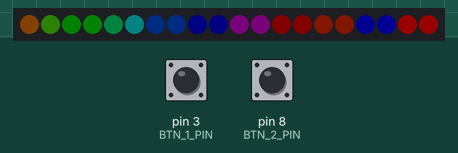
This sketch was run on a simulated Arduino Uno, built with avr-gcc and run on an emulated ATmega328P. On the bench: 20 RGB LEDs in strip order, left to right. The inputs (shaded band) are chosen by the test bench; at power-on: pin 3 (BTN_1_PIN) HIGH, pin 8 (BTN_2_PIN) HIGH. Dim RGB values are drawn brighter than linear.

Above: at 1.2 s.
1.3 s: pin 3 (BTN_1_PIN) pulled LOW for 0.15 s
At 1.69 s:
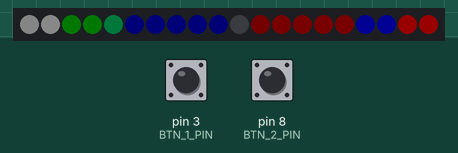
2.0 s: pin 8 (BTN_2_PIN) pulled LOW for 0.15 s
At 2.66 s:
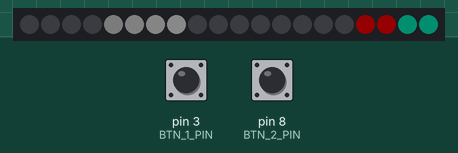
2.7 s: pin 3 (BTN_1_PIN) pulled LOW for 1 s
At 3.42 s:
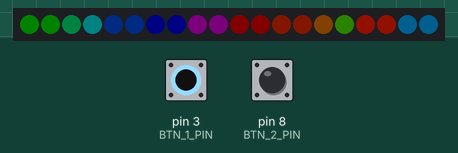
4.3 s: pin 3 (BTN_1_PIN) pulled LOW for 0.15 s
At 4.86 s:
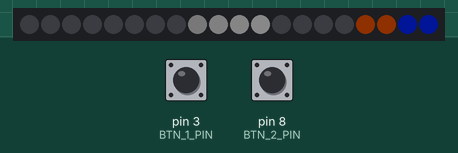
5.0 s: pin 3 (BTN_1_PIN) pulled LOW for 3.2 s
At 8.13 s:
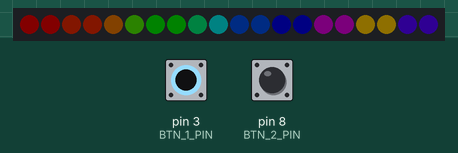
8.8 s: pin 3 (BTN_1_PIN) pulled LOW for 0.15 s
At 9.69 s:
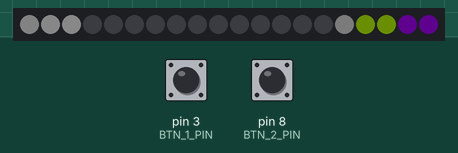

The sketch:

tml_pendant.ino
```cpp
/*

 MegaTinyCore => ATtiny1616 @ 16MHz (internal)

*/

#include <FastLED.h> // tested v3.10.1
#include <Bounce2.h> // tested v2.6

#define BTN_1_PIN 3 // megaTinyCore # for PA7
#define BTN_2_PIN 8 // megaTinyCore # for PB1
#define DATA_PIN 1 // megaTinyCore # for PA5
#define NUM_LEDS 20
#define BRIGHTNESS_OUTER 15
#define BRIGHTNESS_INNER_FRONT 20
#define BRIGHTNESS_INNER_BACK 25
#define AMINATION_FPS 120

#define ARRAY_SIZE(A) (sizeof(A) / sizeof((A)[0]))

// Use segments to simplify control of outer/acrylic front/back
CRGB leds_raw[NUM_LEDS];
CRGBSet leds(leds_raw, NUM_LEDS);
CRGBSet leds_outer(leds(0, 15));
CRGBSet leds_inner_front(leds(16, 17));
CRGBSet leds_inner_back(leds(18, 19));

Bounce button_1 = Bounce();
Bounce button_2 = Bounce();

void setup() {
  FastLED.addLeds<WS2812,DATA_PIN,GRB>(leds, NUM_LEDS);

  pinMode(BTN_1_PIN,INPUT_PULLUP);
  button_1.attach(BTN_1_PIN);
  button_1.interval(100); // interval in ms

  pinMode(BTN_2_PIN,INPUT_PULLUP);
  button_2.attach(BTN_2_PIN);
  button_2.interval(100); // interval in ms
}

/*
 List of patterns to cycle through on button press.  Each is defined as a separate function below.
 */
typedef void (*PatternList[])();

// outer patterns
PatternList outerPatternList = { outerRainbow, outerComet }; // add new patterns here
uint8_t outterCurrentPattern = 0; // Index number of which pattern is current
uint8_t outterHuePosition = 0; // rotating "base color" used by many of the patterns
int outterLEDPosition = 0; // marker for point-based animations

// inner patterns
PatternList innerPatternList = { innerBlOnRd, innerDiametricFade }; // add new patterns here
uint8_t innerCurrentPattern = 0; // Index number of which pattern is current
uint8_t innerHuePosition = 0; // rotating "base color" used by many of the patterns

void loop() {
  button_1.update();
  button_2.update();

  if ( button_1.fell() ) { outerPatternAdvance(); }
  if ( button_2.fell() ) { innerPatternAdvance(); }

  outerPatternList[outterCurrentPattern]();
  innerPatternList[innerCurrentPattern]();

  FastLED.show();
  FastLED.delay(1000/AMINATION_FPS);
}

// native SetBrightness() does not accept a CRGBSet
void setSegBrightness(CRGBSet& segment, uint8_t brightness) {
  for (uint16_t i = 0; i < segment.len; i++) {
    segment[i].r = scale8(segment[i].r, brightness);
    segment[i].g = scale8(segment[i].g, brightness);
    segment[i].b = scale8(segment[i].b, brightness);
  }
}

void outerPatternAdvance() {
  // add one to the current pattern number, and wrap around at the end
  outterCurrentPattern = (outterCurrentPattern + 1) % ARRAY_SIZE( outerPatternList );
}

void innerPatternAdvance() {
  // add one to the current pattern number, and wrap around at the end
  innerCurrentPattern = (innerCurrentPattern + 1) % ARRAY_SIZE( innerPatternList );
}

/*
 Everything below is a pattern definition or supporting object
 */

// rainbow for use inouterRainbow(), heavily tweaked to ok on the tomorrowland pendant outer ring
DEFINE_GRADIENT_PALETTE(rainbowLoopAgroGamma) {
      0, 255,   0,   0,   // Red
     21, 255,  60,   0,   // Red-Orange
     42, 220, 128,   0,   // Yellow
     63,  80, 255,   0,   // Yellow-Green
     85,   0, 255,   0,   // Green
    106,   0, 255, 128,   // Green-Cyan
    127,   0, 220, 255,   // Cyan
    148,   0,  80, 255,   // Cyan-Blue
    169,   0,   0, 255,   // Blue
    190,  20,   0, 255,   // Blue-Violet
    211, 128,   0, 120,   // Magenta
    232, 255,   0,  20,   // Magenta-Red
    255, 255,   0,   0    // Red (back to zero)
};

CRGBPalette16 myRainbowPalette = rainbowLoopAgroGamma;

// Rainbow around the perimeter
void outerRainbow() {
  //fill_rainbow( leds_outer, leds_outer.len, outterHuePosition, 16 ); // I did not like this rainbow
  for (int i = 0; i < leds_outer.len; i++) {
    uint8_t colorIndex = (outterHuePosition + (i * (256 / leds_outer.len))) % 256;
    leds_outer[i] = ColorFromPalette(myRainbowPalette, colorIndex, 110, LINEARBLEND);
  }
  setSegBrightness(leds_outer, BRIGHTNESS_OUTER);
  EVERY_N_MILLISECONDS( 20 ) { outterHuePosition++; }
}

// Rotating point with a tail
#define TAIL_FADE_DECAY 0.99f // Fade by % each step
uint8_t headLuma = BRIGHTNESS_OUTER - 5; // brightness for this pattern (white needs to be dimmed from BRIGHTNESS_OUTER)
void outerComet() {
  // set the head
  leds_outer[outterLEDPosition] = CRGB(headLuma, headLuma, headLuma);
  // move the head
  EVERY_N_MILLISECONDS(150) { outterLEDPosition = (outterLEDPosition + 1) % leds_outer.len; }
  // dim the tail
  EVERY_N_MILLISECONDS(50) {
    for (int i = 0; i < leds_outer.len; i++) {
      leds_outer[i].r = (uint8_t)(leds_outer[i].r * TAIL_FADE_DECAY);
      leds_outer[i].g = (uint8_t)(leds_outer[i].g * TAIL_FADE_DECAY);
      leds_outer[i].b = (uint8_t)(leds_outer[i].b * TAIL_FADE_DECAY);
    }
  }
}

// Blue over Red as seen on the rendering
void innerBlOnRd() {
  fill_solid(leds_inner_front, leds_inner_front.len, CRGB(0, 0, BRIGHTNESS_INNER_FRONT));
  fill_solid(leds_inner_back, leds_inner_back.len, CRGB(BRIGHTNESS_INNER_BACK, 0, 0));
}

// Rainbow fade where F/R stay 180deg out of phase
void innerDiametricFade() {
  fill_solid(leds_inner_front, leds_inner_front.len, CHSV(innerHuePosition, 255, 255));
  fill_solid(leds_inner_back, leds_inner_back.len, CHSV(innerHuePosition-127, 255, 255));
  setSegBrightness(leds_inner_front, BRIGHTNESS_INNER_FRONT);
  setSegBrightness(leds_inner_back, BRIGHTNESS_INNER_BACK);
  EVERY_N_MILLISECONDS( 100 ) { innerHuePosition++; }
}
```

Measured:
- after the input at 1.3 s, the LEDs: first differ from a run without the input after 0.11 s (image 1 shows a later state)
- after the input at 2.0 s, the LEDs: first change after 0.13 s (image 2 shows a later state)
- after the input at 2.7 s, the LEDs: first differ from a run without the input after 0.14 s (image 3 shows a later state)
- after the input at 4.3 s, the LEDs: first change after 0.20 s (image 4 shows a later state)
- after the input at 5.0 s, the LEDs: first change after 0.12 s (image 5 shows a later state)
- after the input at 8.8 s, the LEDs: first change after 0.12 s (image 6 shows a later state)
